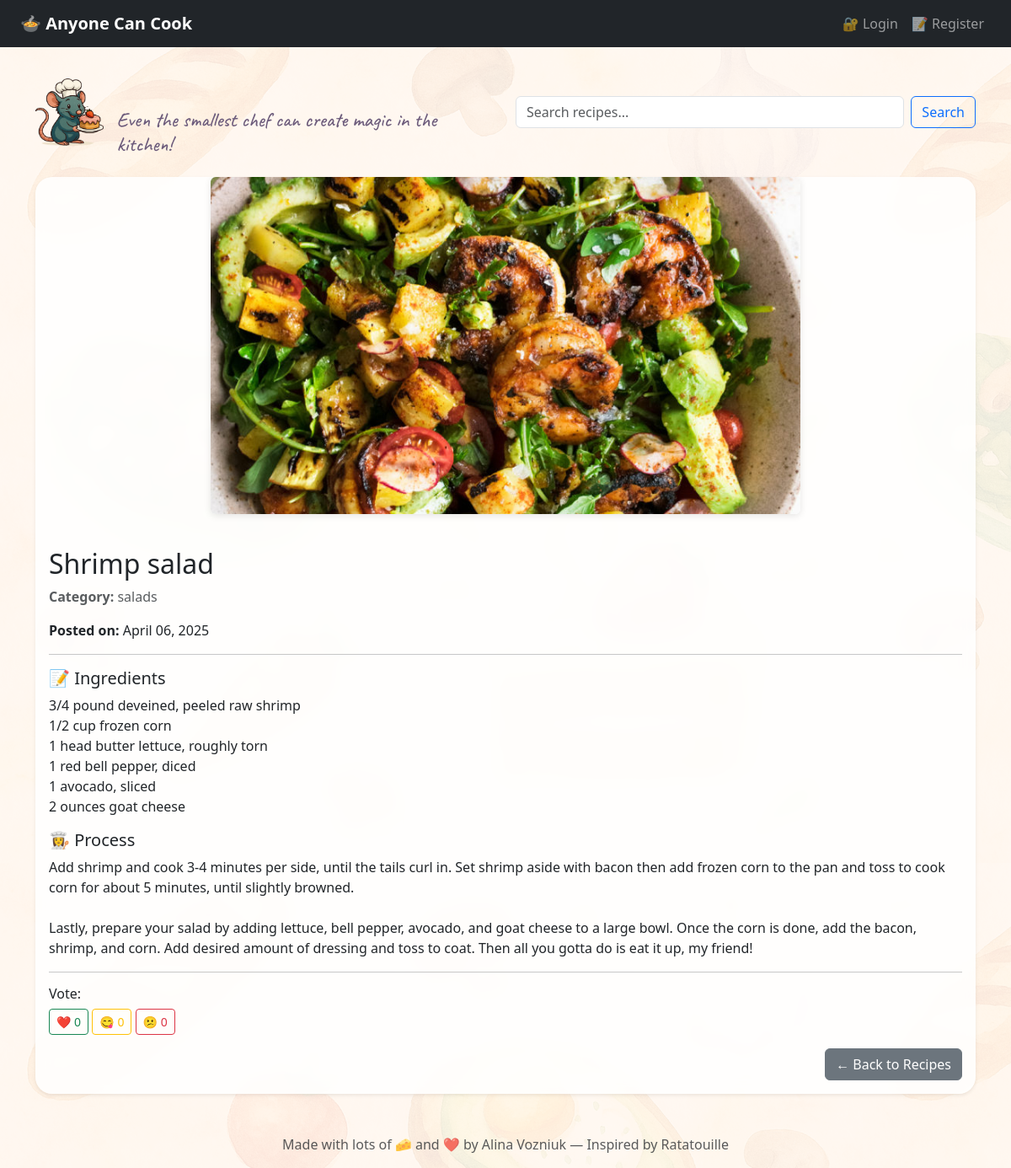
Screenshot of /recipe/2 with the database file from the repository.
### app.py (models this page shows)
class Recipe(db.Model):
    id = db.Column(db.Integer, primary_key=True)
    title = db.Column(db.String(150), nullable=False)
    category = db.Column(db.String(50), nullable=False)
    ingredients = db.Column(db.Text, nullable=False)
    process = db.Column(db.Text, nullable=False)
    image = db.Column(db.String(150))
    source = db.Column(db.String(250), nullable=True)
    date = db.Column(db.DateTime, default=datetime.utcnow)
    votes_interesting = db.Column(db.Integer, default=0)
    votes_mindblowing = db.Column(db.Integer, default=0)
    votes_false = db.Column(db.Integer, default=0)
    user_id = db.Column(db.Integer, db.ForeignKey('user.id'))

### app.py (the view)
@app.route('/recipe/<int:recipe_id>')
def recipe_detail(recipe_id):
    recipe = Recipe.query.get_or_404(recipe_id)
    return render_template('recipe_detail.html', recipe=recipe)

### templates/recipe_detail.html (shortened to what this page needs)
{% extends 'base.html' %}
{% block content %}
<div class="card shadow-sm mb-4">
  {% if recipe.image %}
  <div class="text-center mb-4">
    <img src="{{ url_for('static', filename='uploads/' + recipe.image) }}"
         alt="{{ recipe.title }}"
         class="img-fluid rounded recipe-detail-image">
  </div>
  {% endif %}
  <div class="card-body">
    <h2 class="card-title">{{ recipe.title }}</h2>
    <p class="text-muted"><strong>Category:</strong> {{ recipe.category }}</p>
    <p><strong>Posted on:</strong> {{ recipe.date.strftime('%B %d, %Y') }}</p>
    <hr>
<h5>📝 Ingredients</h5>
<p>
  {{ recipe.ingredients | replace('\n', '<br>') | safe }}
</p>
<h5>👩‍🍳 Process</h5>
<p>
  {{ recipe.process | replace('\n', '<br><br>') | safe }}
</p>
    <hr>
    <h6>Vote:</h6>
    <div class="mb-3">
      <a href="{{ url_for('vote', recipe_id=recipe.id, vote_type='interesting') }}" class="btn btn-outline-success btn-sm">❤️ {{ recipe.votes_interesting }}</a>
      <a href="{{ url_for('vote', recipe_id=recipe.id, vote_type='mindblowing') }}" class="btn btn-outline-warning btn-sm">😋 {{ recipe.votes_mindblowing }}</a>
      <a href="{{ url_for('vote', recipe_id=recipe.id, vote_type='false') }}" class="btn btn-outline-danger btn-sm">😕 {{ recipe.votes_false }}</a>
    </div>
    <a href="{{ url_for('index') }}" class="btn btn-secondary float-end">← Back to Recipes</a>
  </div>
</div>
{% endblock %}

### rows the page displays
Recipe: image (picture), title "Shrimp salad", category "salads", date "April 06, 2025", ingredients "3/4 pound deveined, peeled raw shrimp 1/2 cup frozen corn 1 head butter lettuce, roughly torn 1 red bell pepper, diced 1 avocado, sliced 2 ounces goat cheese", process "Add shrimp and cook 3-4 minutes per side, until the tails curl in. Set shrimp aside with bacon then add frozen corn to the pan and toss to cook corn for about 5 minutes, until slightly browned. Lastly, prepare your salad by adding lettuce, bell pepper, avocado, and goat cheese to a large bowl. Once the corn is done, add the bacon, shrimp, and corn. Add desired amount of dressing and toss to coat. Then all you gotta do is eat it up, my friend!", votes_interesting "0", votes_mindblowing "0", votes_false "0"
